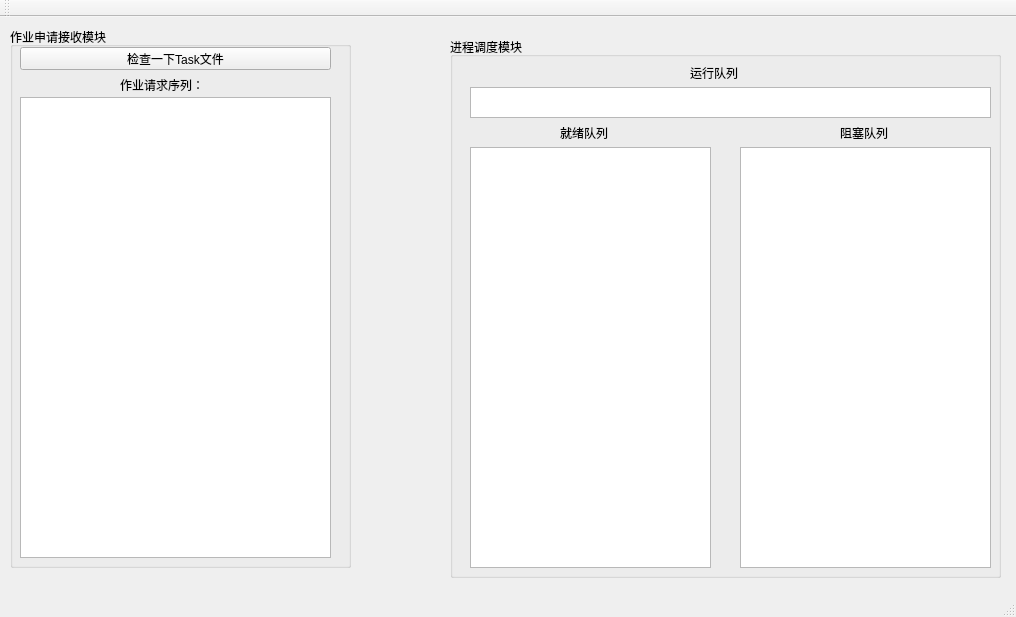
<?xml version="1.0" encoding="UTF-8"?>
<ui version="4.0">
 <class>RunProcess</class>
 <widget class="QMainWindow" name="RunProcess">
  <property name="geometry">
   <rect>
    <x>0</x>
    <y>0</y>
    <width>1016</width>
    <height>617</height>
   </rect>
  </property>
  <property name="windowTitle">
   <string>进程低级调度算法模块</string>
  </property>
  <widget class="QWidget" name="centralWidget">
   <widget class="QGroupBox" name="groupBox">
    <property name="geometry">
     <rect>
      <x>10</x>
      <y>10</y>
      <width>341</width>
      <height>541</height>
     </rect>
    </property>
    <property name="title">
     <string>作业申请接收模块</string>
    </property>
    <widget class="QTextBrowser" name="taskFiletextBrowser">
     <property name="geometry">
      <rect>
       <x>10</x>
       <y>70</y>
       <width>311</width>
       <height>461</height>
      </rect>
     </property>
    </widget>
    <widget class="QPushButton" name="checkTaskFileBtn">
     <property name="geometry">
      <rect>
       <x>10</x>
       <y>20</y>
       <width>311</width>
       <height>23</height>
      </rect>
     </property>
     <property name="text">
      <string>检查一下Task文件</string>
     </property>
    </widget>
    <widget class="QLabel" name="label">
     <property name="geometry">
      <rect>
       <x>110</x>
       <y>50</y>
       <width>91</width>
       <height>16</height>
      </rect>
     </property>
     <property name="text">
      <string>作业请求序列：</string>
     </property>
    </widget>
   </widget>
   <widget class="QGroupBox" name="groupBox_2">
    <property name="geometry">
     <rect>
      <x>450</x>
      <y>20</y>
      <width>551</width>
      <height>541</height>
     </rect>
    </property>
    <property name="title">
     <string>进程调度模块</string>
    </property>
    <widget class="QTextBrowser" name="textBrowser">
     <property name="geometry">
      <rect>
       <x>20</x>
       <y>50</y>
       <width>521</width>
       <height>31</height>
      </rect>
     </property>
    </widget>
    <widget class="QTextBrowser" name="textBrowser_2">
     <property name="geometry">
      <rect>
       <x>20</x>
       <y>110</y>
       <width>241</width>
       <height>421</height>
      </rect>
     </property>
    </widget>
    <widget class="QTextBrowser" name="textBrowser_3">
     <property name="geometry">
      <rect>
       <x>290</x>
       <y>110</y>
       <width>251</width>
       <height>421</height>
      </rect>
     </property>
    </widget>
    <widget class="QLabel" name="label_2">
     <property name="geometry">
      <rect>
       <x>110</x>
       <y>90</y>
       <width>54</width>
       <height>12</height>
      </rect>
     </property>
     <property name="text">
      <string>就绪队列</string>
     </property>
    </widget>
    <widget class="QLabel" name="label_3">
     <property name="geometry">
      <rect>
       <x>390</x>
       <y>90</y>
       <width>54</width>
       <height>12</height>
      </rect>
     </property>
     <property name="text">
      <string>阻塞队列</string>
     </property>
    </widget>
    <widget class="QLabel" name="label_4">
     <property name="geometry">
      <rect>
       <x>240</x>
       <y>30</y>
       <width>54</width>
       <height>12</height>
      </rect>
     </property>
     <property name="text">
      <string>运行队列</string>
     </property>
    </widget>
   </widget>
  </widget>
  <widget class="QMenuBar" name="menuBar">
   <property name="geometry">
    <rect>
     <x>0</x>
     <y>0</y>
     <width>1016</width>
     <height>23</height>
    </rect>
   </property>
  </widget>
  <widget class="QToolBar" name="mainToolBar">
   <attribute name="toolBarArea">
    <enum>TopToolBarArea</enum>
   </attribute>
   <attribute name="toolBarBreak">
    <bool>false</bool>
   </attribute>
  </widget>
  <widget class="QStatusBar" name="statusBar"/>
 </widget>
 <layoutdefault spacing="6" margin="11"/>
 <resources/>
 <connections/>
</ui>
